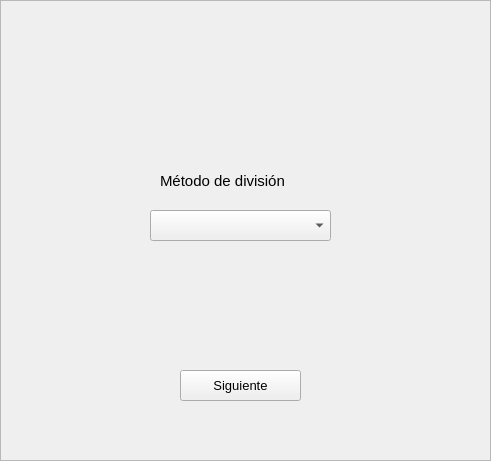
<?xml version="1.0" encoding="UTF-8"?>
<ui version="4.0">
 <class>Form</class>
 <widget class="QWidget" name="Form">
  <property name="geometry">
   <rect>
    <x>0</x>
    <y>0</y>
    <width>491</width>
    <height>461</height>
   </rect>
  </property>
  <property name="windowTitle">
   <string>Form</string>
  </property>
  <widget class="QFrame" name="frame">
   <property name="geometry">
    <rect>
     <x>0</x>
     <y>0</y>
     <width>491</width>
     <height>461</height>
    </rect>
   </property>
   <property name="frameShape">
    <enum>QFrame::StyledPanel</enum>
   </property>
   <property name="frameShadow">
    <enum>QFrame::Raised</enum>
   </property>
   <widget class="QComboBox" name="splitter_input">
    <property name="geometry">
     <rect>
      <x>150</x>
      <y>210</y>
      <width>181</width>
      <height>31</height>
     </rect>
    </property>
   </widget>
   <widget class="QLabel" name="label_3">
    <property name="geometry">
     <rect>
      <x>160</x>
      <y>170</y>
      <width>160</width>
      <height>21</height>
     </rect>
    </property>
    <property name="font">
     <font>
      <pointsize>11</pointsize>
     </font>
    </property>
    <property name="text">
     <string>Método de división</string>
    </property>
   </widget>
   <widget class="QPushButton" name="siguiente">
    <property name="geometry">
     <rect>
      <x>180</x>
      <y>370</y>
      <width>121</width>
      <height>31</height>
     </rect>
    </property>
    <property name="font">
     <font>
      <pointsize>10</pointsize>
     </font>
    </property>
    <property name="text">
     <string>Siguiente</string>
    </property>
   </widget>
  </widget>
 </widget>
 <resources/>
 <connections/>
</ui>
